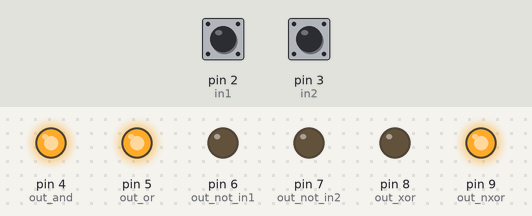
Recording of a sketch running on a simulated Arduino Uno, built with avr-gcc and run on an emulated ATmega328P. On the bench: output pins drawn as LEDs (lit = HIGH). The inputs (shaded band) are chosen by the test bench; at power-on: pin 2 (in1) HIGH, pin 3 (in2) HIGH.

Above: at 1.2 s.
1.3 s: pin 2 (in1) pulled LOW for 0.15 s
At 1.37 s:
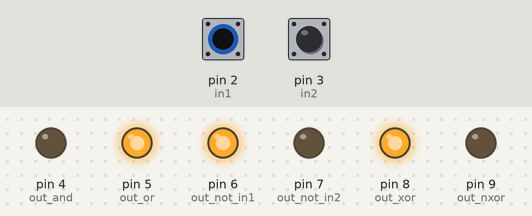
2.9 s: pin 3 (in2) pulled LOW for 0.15 s
At 2.97 s:
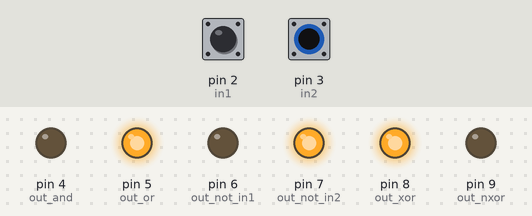
4.5 s: pin 3 (in2) pulled LOW for 3.2 s
At 8.7 s:
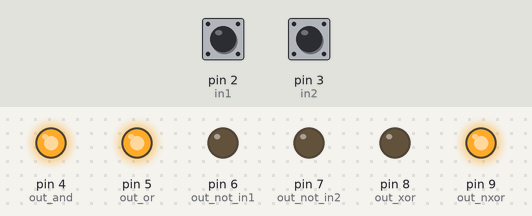
9.2 s: pin 2 (in1) pulled LOW for 3.2 s
At 9.8 s:
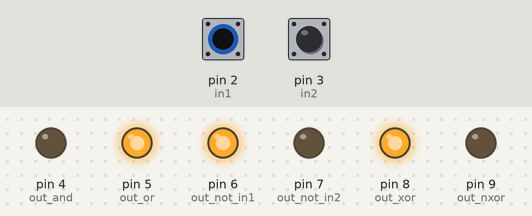
13.9 s: pin 2 (in1) driven LOW and pin 3 (in2) driven LOW
At 14.6 s:
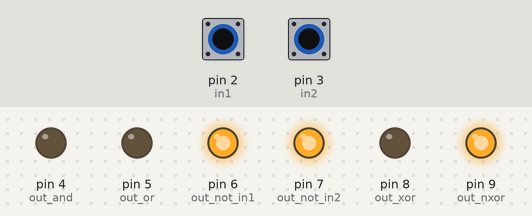
Timing chart, 0 to 16.4 s (numbered marks = the images above; inputs shaded):
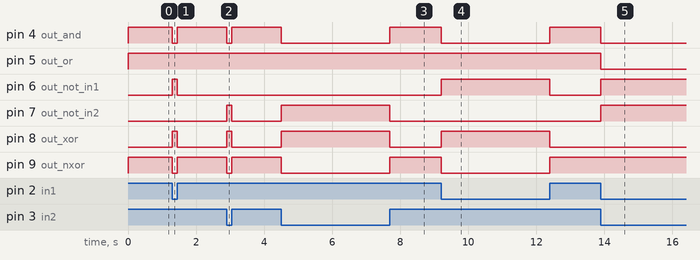

Measured:
- after the input at 1.3 s, pin 4 (out_and), pin 9 (out_nxor): HIGH → LOW at once, → HIGH 0.15 s later; pin 6 (out_not_in1), pin 8 (out_xor): LOW → HIGH at once, → LOW 0.15 s later
- after the input at 2.9 s, pin 4 (out_and), pin 9 (out_nxor): HIGH → LOW at once, → HIGH 0.15 s later; pin 7 (out_not_in2), pin 8 (out_xor): LOW → HIGH at once, → LOW 0.15 s later
- after the input at 4.5 s, pin 4 (out_and), pin 9 (out_nxor): HIGH → LOW at once, → HIGH 3.2 s later; pin 7 (out_not_in2), pin 8 (out_xor): LOW → HIGH at once, → LOW 3.2 s later
- after the input at 9.2 s, pin 4 (out_and), pin 9 (out_nxor): HIGH → LOW at once, → HIGH 3.2 s later; pin 6 (out_not_in1), pin 8 (out_xor): LOW → HIGH at once, → LOW 3.2 s later
- after the input at 13.9 s, pin 4 (out_and), pin 5 (out_or): HIGH → LOW at once; pin 6 (out_not_in1), pin 7 (out_not_in2): LOW → HIGH at once

The sketch:

Digital_Logic_Gates.ino
```cpp
/***********************
 * Universal Logic Gates
 * © Sagara Sumathipala
 * 09/09/2020
 */

int in1 = 2; //Input 1
int in2 = 3; //Input 2

int out_and = 4; //Output as AND Gate
int out_or = 5; //Output as OR Gate
int out_not_in1 = 6; //Output as NOT Gate
int out_not_in2 =7; //Output as NOT Gate
int out_xor =8; //Output as XOR Gate
int out_nxor =9; //Output as NXOR Gate

void setup() {
  pinMode(in1, INPUT_PULLUP);
  pinMode(in2, INPUT_PULLUP);

  pinMode(out_and, OUTPUT);
  pinMode(out_or, OUTPUT);
  pinMode(out_not_in1, OUTPUT);
  pinMode(out_not_in2, OUTPUT);
  pinMode(out_xor, OUTPUT);
  pinMode(out_nxor, OUTPUT);
}

void loop() {
boolean a1 = digitalRead(in1);
boolean a2 = digitalRead(in2);

boolean  a = !a1; //NOT a1
boolean  b = !a2; //NOT a2
boolean  c = (a1||a2); // a1 OR a2
boolean  d = (a1&&a2); // a1 AND a2
boolean  e = (a1^a2); //XOR
boolean  f = !(a1^a2);//NXOR

  digitalWrite(out_not_in1, a);
  digitalWrite(out_not_in2, b);
  digitalWrite(out_and, d);
  digitalWrite(out_or, c);
  digitalWrite(out_xor, e);
  digitalWrite(out_nxor, f);
}
```
